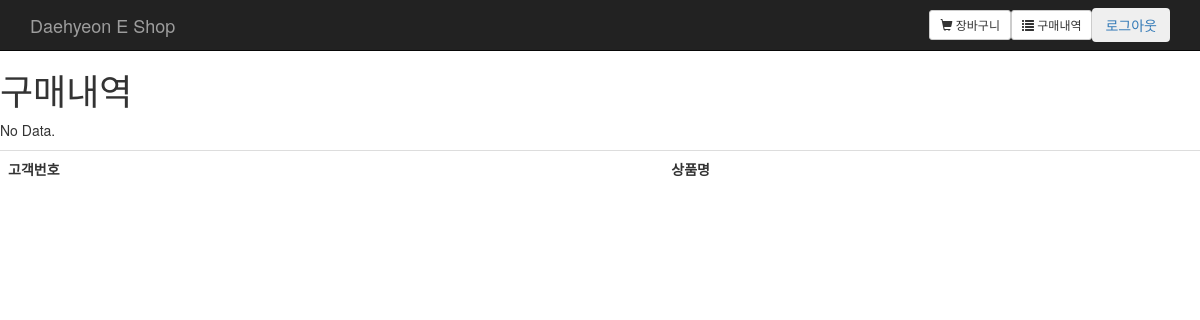
The app's page /polls/history/ (signed in), older data.
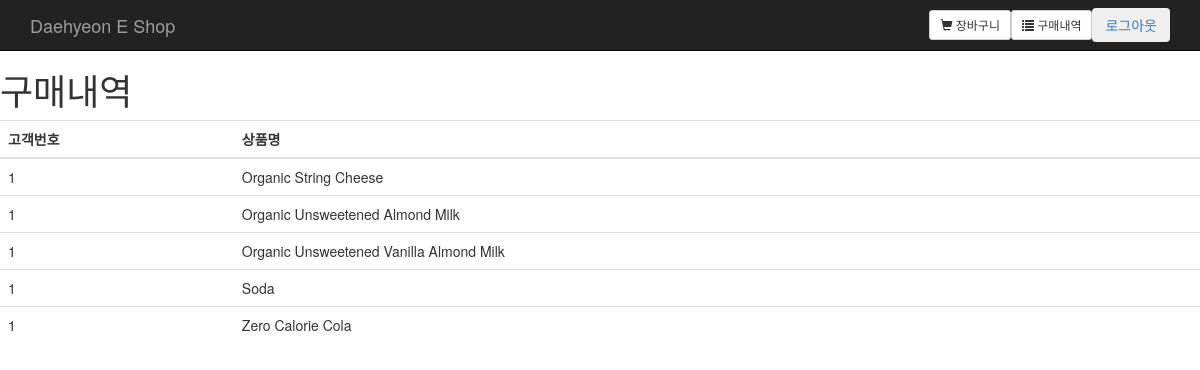
The same page, newer data.
### polls/models.py (models this page shows)
class History(models.Model):
    user_id = models.IntegerField()
    product_name = models.CharField(max_length=200)

### polls/views.py (the view)
# urls.py: path('history/', views.history, name='history'),
def history(request) :
    history_list = History.objects.filter(user_id=int(request.user.username))
    context = {
        "history_list" : history_list
    }
    return render(request, 'polls/history.html', context)

### polls/templates/polls/history.html (shortened to what this page needs)
{% load static %}
<!DOCTYPE html>
<html lang="en">
<head>
    <link href="{% static 'css/bootstrap.min.css' %}" rel="stylesheet">
    <link href="{% static 'css/jumbotron.css' %}" rel="stylesheet">
</head>
<body>
<nav class="navbar navbar-inverse navbar-fixed-top">
      <div class="container">
        <div class="navbar-header">
          <a class="navbar-brand" href="{% url 'index'%}">Daehyeon E Shop</a>
        </div>
        <div id="navbar" class="navbar-collapse collapse" align="right" style=" display:flex; width:45%;text-align:center; float:right;" >
          {% if request.user.is_authenticated %}
          <div class="navbar-form navbar-right">
            <table style="{padding:15px;}">
              <tr>
                <td>
                  <a href="{% url 'cart'%}" >
                    <button type="button" class="btn btn-default btn-sm" ><span class="glyphicon glyphicon-shopping-cart"></span> 장바구니</button>
                  </a>
                </td>
                <td>
                  <a href="{% url 'history'%}">
                    <button type="button" class="btn btn-default btn-sm" ><span class="glyphicon glyphicon-list"></span> 구매내역 </button>
                  </a>
                </td>
                <td>
                  <a class="logout" href="{% url 'logout' %}">
                    <button class="btn btn-logout">로그아웃</button>
                  </a>
                </td>
              </tr>
            </table>
          </div>
          {% endif %}
      </div>
    </nav>
    <h1>구매내역</h1>
    <table class = 'table'>
        <thread>
            <tr>
                <th>고객번호</th>
                <th>상품명</th>
            </tr>
        </thread>
        {% if history_list %}
        <tbody>
        {% for raw in history_list %}
        <tr>
            <td>{{raw.user_id }}</td>
            <td>{{raw.product_name }}</td>
        </tr>
        {% endfor %}
        {% else %}
        <p>No Data.</p>
        {% endif %}
        </tbody>
    </table>
</body>
</html>

### static/css/jumbotron.css (style rules this page uses)
body { padding-top: 50px; padding-bottom: 20px; }

Row changes from the older to the newer data that the page shows:
added History: user_id "1", product_name "Organic String Cheese"
added History: user_id "1", product_name "Organic Unsweetened Almond Milk"
added History: user_id "1", product_name "Organic Unsweetened Vanilla Almond Milk"
added History: user_id "1", product_name "Soda"
added History: user_id "1", product_name "Zero Calorie Cola"
Text that changed along with them:
text no longer shown: "No Data."
